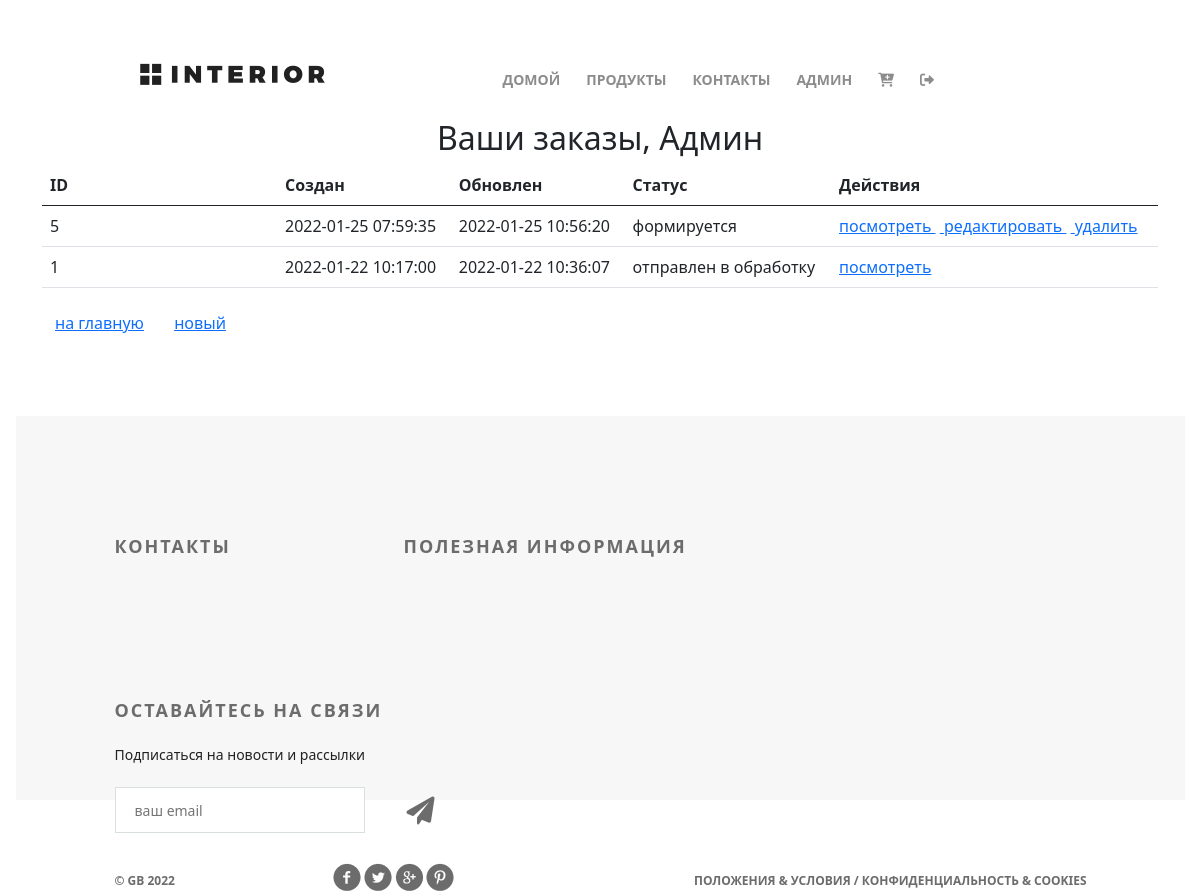
Before: /order/ (signed in) with the older database file.
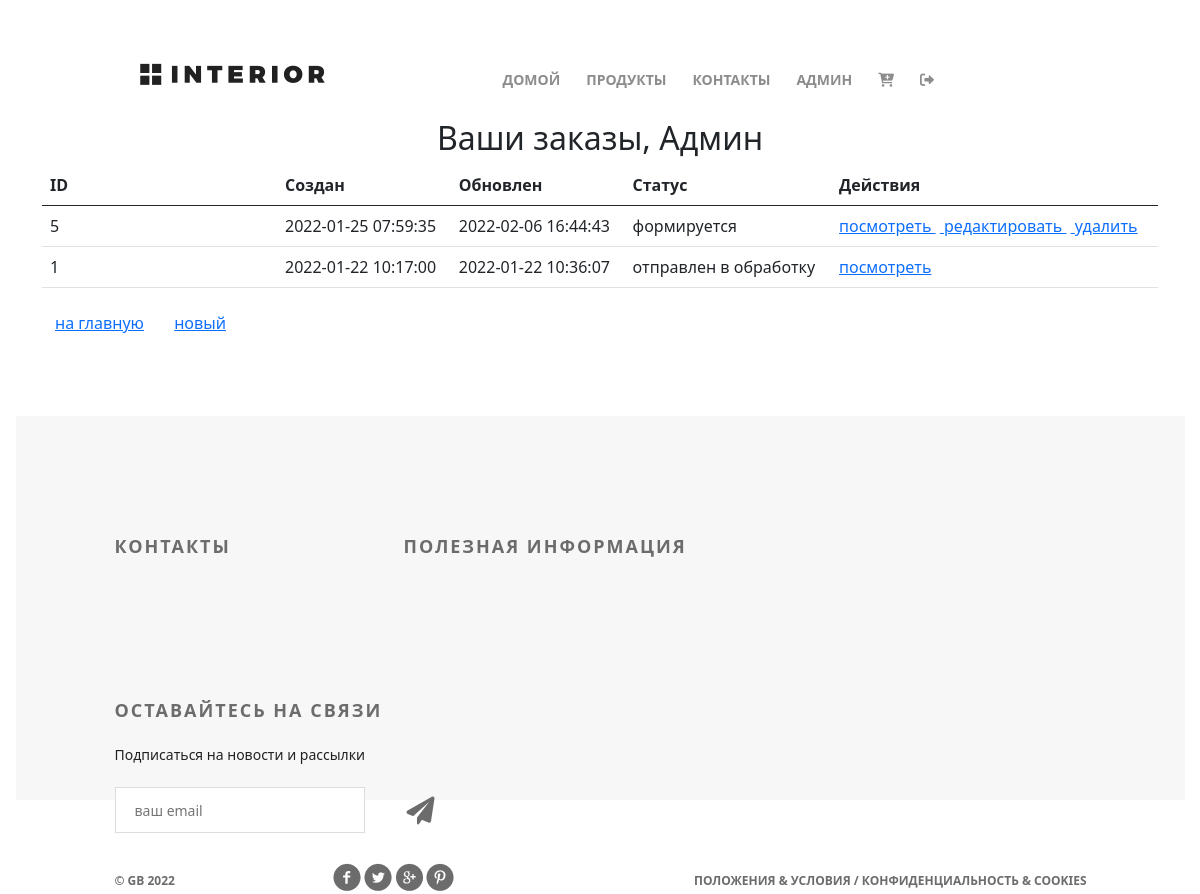
After: the same page with the newer database file.
### ordersapp/models.py (models this page shows, shortened)
class Order(models.Model):
    FORMING = 'FM'
    SENT_TO_PROCEED = 'STP'
    PROCEEDED = 'PRD'
    PAID = 'PD'
    READY = 'RDY'
    CANCEL = 'CNC'
    ORDER_STATUS_CHOICES = (
        (FORMING, 'формируется'),
        (SENT_TO_PROCEED, 'отправлен в обработку'),
        (PAID, 'оплачен'),
        (PROCEEDED, 'обрабатывается'),
        (READY, 'готов к выдаче'),
        (CANCEL, 'отменен'),
    )
    user = models.ForeignKey(settings.AUTH_USER_MODEL, on_delete=models.CASCADE)
    created = models.DateTimeField(verbose_name='создан', auto_now_add=True)
    updated = models.DateTimeField(verbose_name='обновлен', auto_now=True)
    status = models.CharField(verbose_name='статус',
                              max_length=3,
                              choices=ORDER_STATUS_CHOICES,
                              default=FORMING)
    is_active = models.BooleanField(verbose_name='активен', db_index=True, default=True)
    class Meta:
        ordering = ('-created',)
        verbose_name = 'заказ'
        verbose_name_plural = 'заказы'

### ordersapp/views.py (the view)
# urls.py: path('', ordersapp.OrderList.as_view(), name='orders_list'),
class OrderList(ListView):
    model = Order
    extra_context = {'title': 'заказы/список'}
    def get_queryset(self):
        return Order.objects.filter(user=self.request.user)
    @method_decorator(login_required())
    def dispatch(self, *args, **kwargs):
        return super(ListView, self).dispatch(*args, **kwargs)

### basketapp/models.py (called while the page is built)
    @cached_property
    def get_items_cached(self):
        return self.user.basket.select_related()

    @property
    def product_cost(self):
        return self.product.price * self.quantity

    @property
    def total_quantity(self):
        _items = self.get_items_cached
        _totalquantity = sum(list(map(lambda x: x.quantity, _items)))
        return _totalquantity

    @property
    def total_cost(self):
        _items = self.get_items_cached
        _totalcost = sum(list(map(lambda x: x.product_cost, _items)))
        return _totalcost

### mainapp/context_processors.py (called while the page is built)
def basket(request):
    basket = []
    if request.user.is_authenticated:
        basket = Basket.objects.filter(user=request.user).select_related()
    return {
        'basket': basket,
    }

### ordersapp/templates/ordersapp/order_list.html (shortened to what this page needs)
{% extends 'mainapp/base.html' %}
{% load static %}
{% block css %}
    <link href="https://cdn.jsdelivr.net/npm/bootstrap@5.0.0-beta3/dist/css/bootstrap.min.css" rel="stylesheet">
{% endblock %}
{% block mainmenu %}
    <div class="hero-white">
        <div class="header clearfix">
            {% include 'mainapp/includes/inc_mainmenu.html' %}
        </div>
    </div>
{% endblock %}
{% block content %}
   <div class="h2 text-center head">
       Ваши заказы,
       {% if user.first_name %}
           {{ user.first_name|title}}
       {% else %}
           Пользователь
       {% endif %}
   </div>
   <table class="table orders_list">
       <thead>
         <tr>
           <th>ID</th>
           <th>Создан</th>
           <th>Обновлен</th>
           <th>Статус</th>
           <th>Действия</th>
         </tr>
       </thead>
       <tbody>
           {% for item in object_list %}
               {% if item.is_active %}
               <tr>
                   <td class="td1 orders_list">{{ item.pk }}</td>
                   <td>{{ item.created|date:"Y-m-d H:i:s" }}</td>
                   <td>{{ item.updated|date:"Y-m-d H:i:s" }}</td>
                   <td>{{ item.get_status_display }}</td>
                   <td>
                       <a href="{% url 'ordersapp:order_read' item.pk %}">
                           посмотреть
                       </a>
                      {% if item.status == 'FM' %}
                         &nbsp;<a href="{% url 'ordersapp:order_update' item.pk %}">
                           редактировать
                         </a>
                         &nbsp;<a href="{% url 'ordersapp:order_delete' item.pk %}">
                             удалить
                         </a>
                       {% endif %}
                   </td>
               </tr>
               {% endif %}
           {% endfor %}
       </tbody>
   </table>
   <button class="btn btn-default btn-round">
       <a href="{% url 'index' %}">
           на главную
       </a>
   </button>
   <button class="btn btn-default btn-round">
       <a href="{% url 'ordersapp:order_create' %}">
           новый
       </a>
   </button>
{% endblock %}

Changed rows visible on the page:
changed Order "формируется": updated "2022-01-25 10:56:20" → "2022-02-06 16:44:43"
